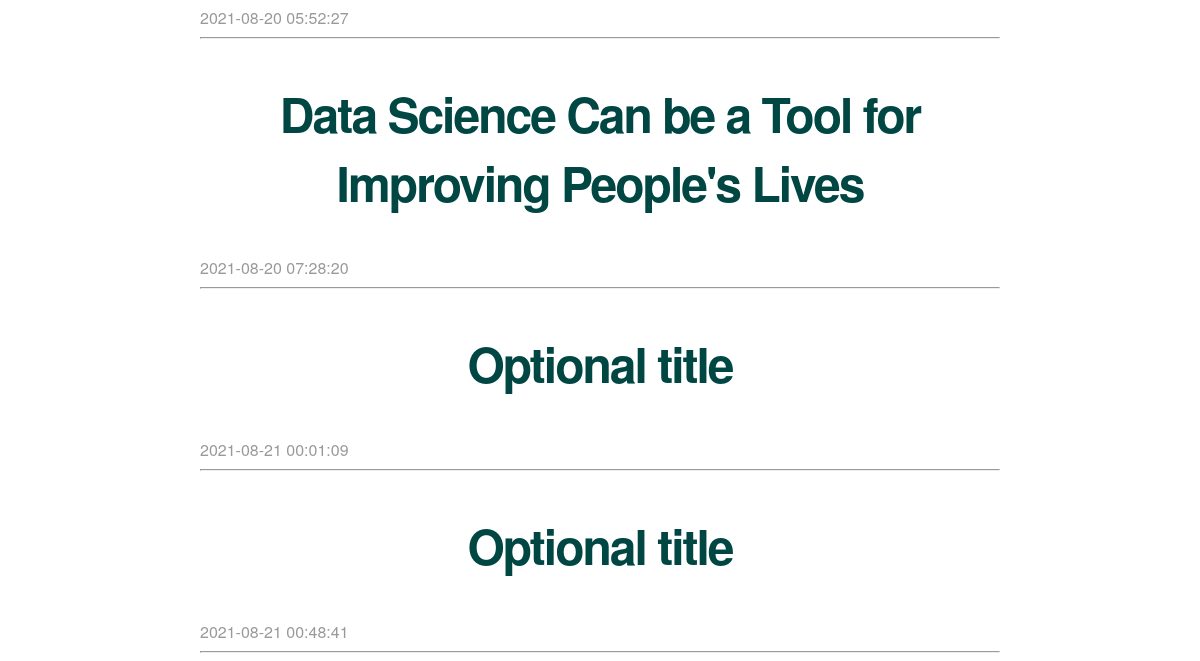
Before: / (lower part) with the older database file.
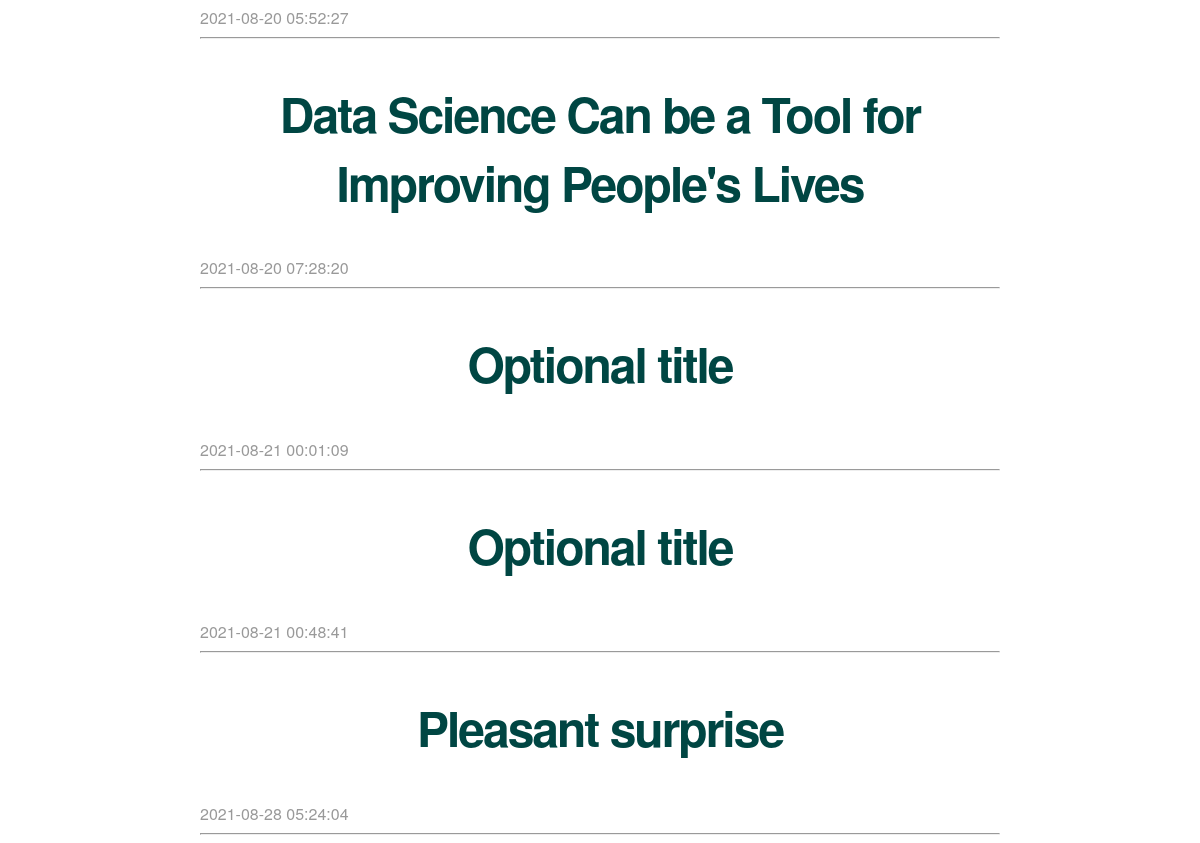
After: the same page with the newer database file.
### tables this page shows
CREATE TABLE posts (
    id INTEGER PRIMARY KEY AUTOINCREMENT,
    created TIMESTAMP NOT NULL DEFAULT CURRENT_TIMESTAMP,
    title TEXT NOT NULL,
    content TEXT NOT NULL
);

### app.py (the view)
@app.route('/')
def index():
    connection = get_db_connection()
    posts = connection.execute('SELECT * FROM posts').fetchall()
    connection.close()
    count_db_connection()
    return render_template('index.html', posts=posts)

### app.py (called while the page is built)
def get_db_connection():
    global total_connections
    connection = sqlite3.connect('database.db')
    connection.row_factory = sqlite3.Row
    return connection

def count_db_connection():
    global total_connections
    total_connections += 1
    return total_connections

### templates/index.html (shortened to what this page needs)
{% extends 'base.html' %}
{% block content %}
    {% for post in posts %}
        <a class="post" href="{{ url_for('post', post_id=post['id']) }}">
            <h2>{{ post['title'] }}</h2>
        </a>
        <span class="timestamp">{{ post['created'] }}</span>
        <hr>
    {% endfor %}
{% endblock %}

Changed rows visible on the page:
added posts: title "Pleasant surprise", created "2021-08-28 05:24:04"
